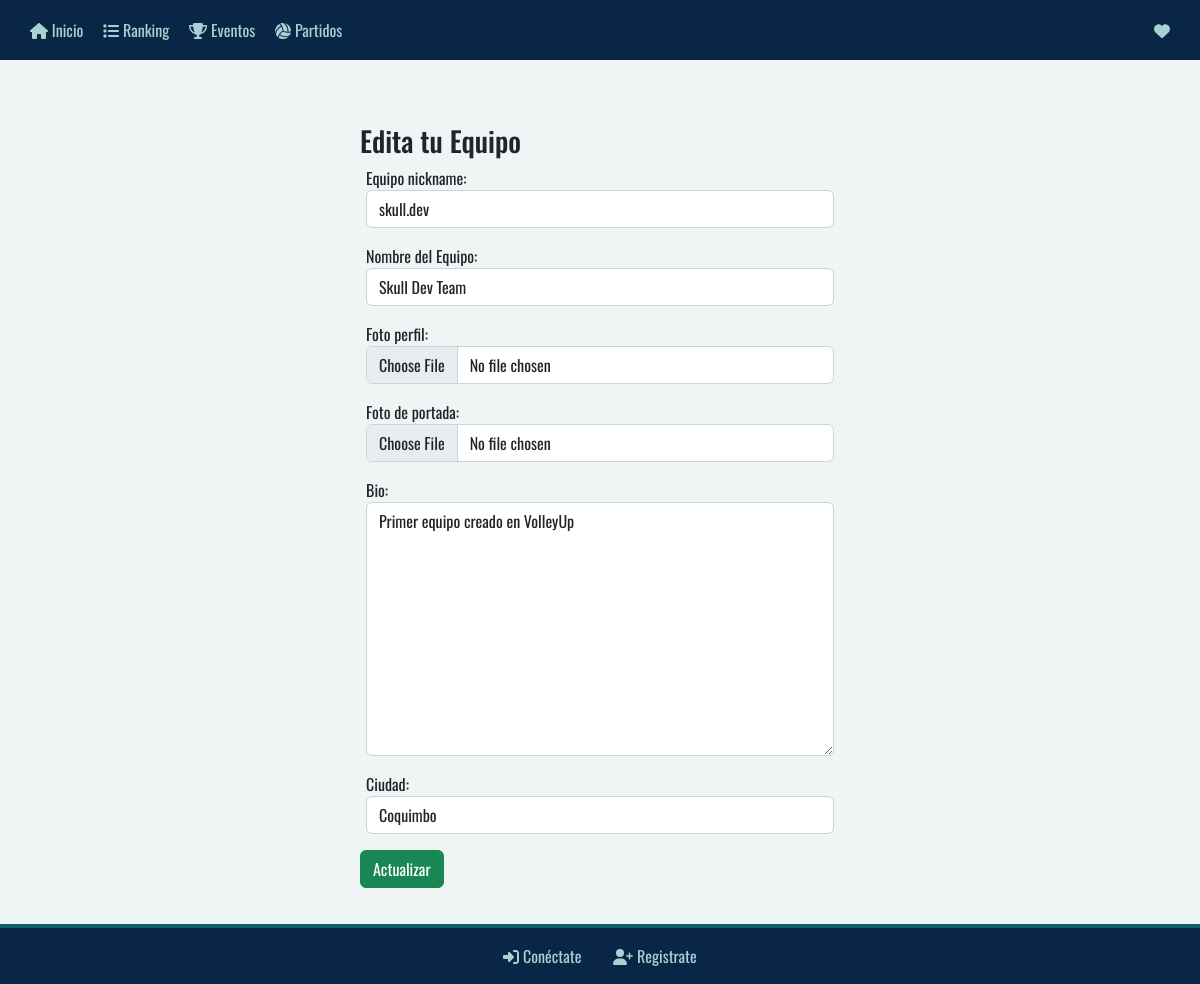
Screenshot of /equipos/editar-equipo/11 with the database file from the repository.
### equipos/models.py (models this page shows, shortened)
class Equipo(models.Model):
    fundador = models.ForeignKey('members.Perfil', on_delete=models.CASCADE, related_name='equipos_fundados')
    jugadores = models.ManyToManyField('members.Perfil', related_name='usuarios', blank=True)
    equipo_nickname = models.CharField(max_length=20)
    nombre = models.CharField('Nombre del Equipo',max_length=50)
    bio = models.CharField(max_length=500)
    ciudad = models.CharField(max_length=50)
    foto_perfil = models.ImageField(null=True, blank=True, upload_to="images/")
    foto_de_portada = models.ImageField(null=True, blank=True, upload_to="images/")

### equipos/views.py (the view)
# urls.py: path('editar-equipo/<int:pk>', EditarEquipoPerfilView.as_view(), name='editar-equipo'),
class EditarEquipoPerfilView(UpdateView):
    model = Equipo
    template_name = 'equipos/editar-equipo-perfil.html'
    form_class = EditarEquipo
    success_url = reverse_lazy('index')
    def get_object(self, queryset=None):
        return get_object_or_404(Equipo, pk=self.kwargs['pk'])

### equipos/forms.py
class EditarEquipo(forms.ModelForm):
    class Meta:
        model = Equipo
        fields = ('equipo_nickname','nombre','foto_perfil', 'foto_de_portada' ,'bio','ciudad',)
        jugadores = forms.ModelMultipleChoiceField(queryset=Perfil.objects.all())
        widgets = {
            'equipo_nickname' : forms.TextInput(attrs={'class':'form-control'}),
            'nombre' : forms.TextInput(attrs={'class':'form-control'}),
            'foto_perfil' : forms.FileInput(attrs={'class':'form-control'}),
            'foto_de_portada' : forms.FileInput(attrs={'class':'form-control'}),
            'bio' : forms.Textarea(attrs={'class':'form-control'}),
            'ciudad' : forms.TextInput(attrs={'class':'form-control'}),
        }

### equipos/templates/equipos/editar-equipo-perfil.html (shortened to what this page needs)
{% extends "main/base.html" %}
{% load crispy_forms_tags %}
{% block content %}
<br>
<div class="formulario-registro">
    <h3>Edita tu Equipo</h3>
    <form method="POST", class="form-group">
    {{ form.as_p }}
    <button type="submit", class="btn btn-success">Actualizar</button>
    </form>
</div>
<br>
<br>
{% endblock %}

### static/styles.css (style rules this page uses)
*, *:before, *:after { box-sizing: border-box; font-family: 'Oswald', sans-serif; margin: 0; padding: 0; outline: 0; }
body { position: relative; padding-bottom: 3em; min-height: 100vh; }
p { padding-left: 6px;padding-right: 6px;align-self: center; }
.formulario-registro { margin-top: 40px; margin-left: 30%; margin-right: 30%; }

### static/home.css (style rules this page uses)
p { margin: 0px; }
@media (min-width: 800px) { p { font-size: 16px; } }

### rows the page displays
Equipo: equipo_nickname "skull.dev", nombre "Skull Dev Team", bio "Primer equipo creado en VolleyUp", ciudad "Coquimbo"
